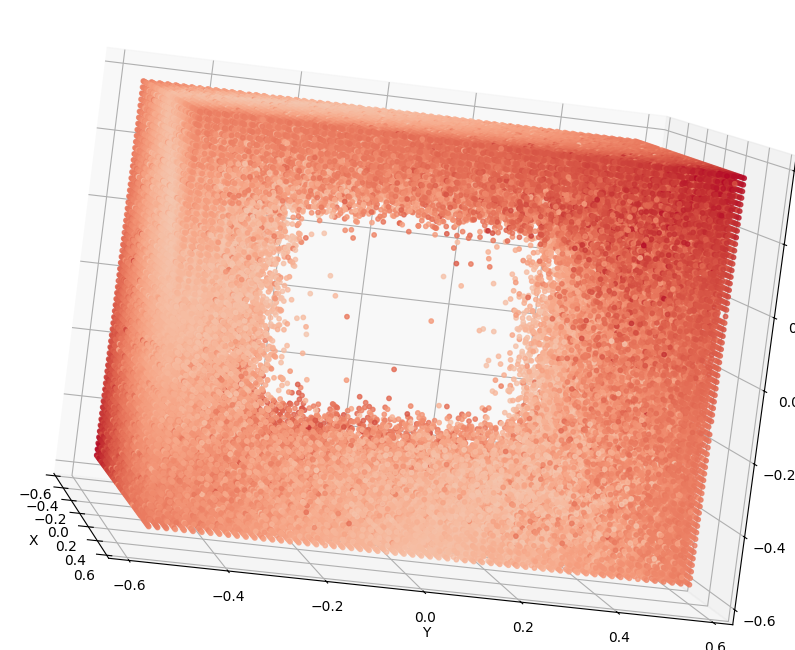
#> input picture build/fancy_3d.png, 1589 x 1299 px (shown at 1/2 size)
$ python lower_mem.py
#> lines starting #> are read from the running program, lines starting #| are printed output that depends on the picture
import os
from PIL import Image
import re

def lower_mem(input_dir, output_path="combined.png"):
    # 依次打开所有图片
    images = []
    for filename in os.listdir(input_dir):
        print("Processing", filename)
        # resized_X=-0.1.png
        if re.match(r"X=[+-]?\d+\.\d+\.png", filename):
            image = Image.open(os.path.join(input_dir, filename))
            print(f"Opened {filename}")
            # 调整图片尺寸（分辨率）
            new_size = (800, 600)  # 宽度和高度（像素）
            resized_image = image.resize(new_size)
            # 合并图片
            images.append(resized_image)
            # 保存图片（可以设置 DPI）
            # 文件名从png变成pdf
            import img2pdf
            new_filename = os.path.join(output_path, "resized_" + filename)
            new_filename_pdf = new_filename.replace(".png", ".pdf")
            with open(new_filename_pdf, "wb") as f:
                try:
                    f.write(img2pdf.convert(new_filename))
                except Exception as e:
                    print(f"Error converting {new_filename} to PDF: {e}")
                # f.write(img2pdf.convert(resized_image))
            # resized_image.save(new_filename, dpi=(300, 300))  # 设置 DPI 为 300
            print(f"Resized {filename} to {new_size}")

def low_mem_one_file(input_file, output_path="combined.png"):
    # 打开图片
#> called with input_file = 'fancy_3d.png', output_path = '../'
    image = Image.open(input_file)
#> image is the input picture: PIL image 1589x1299 RGBA; mean R, G, B, A 242.8, 203.1, 192, 255
    # 调整图片尺寸（分辨率）
    new_size = (800, 600)  # 宽度和高度（像素）
    import img2pdf
    resized_image = image.resize(new_size)
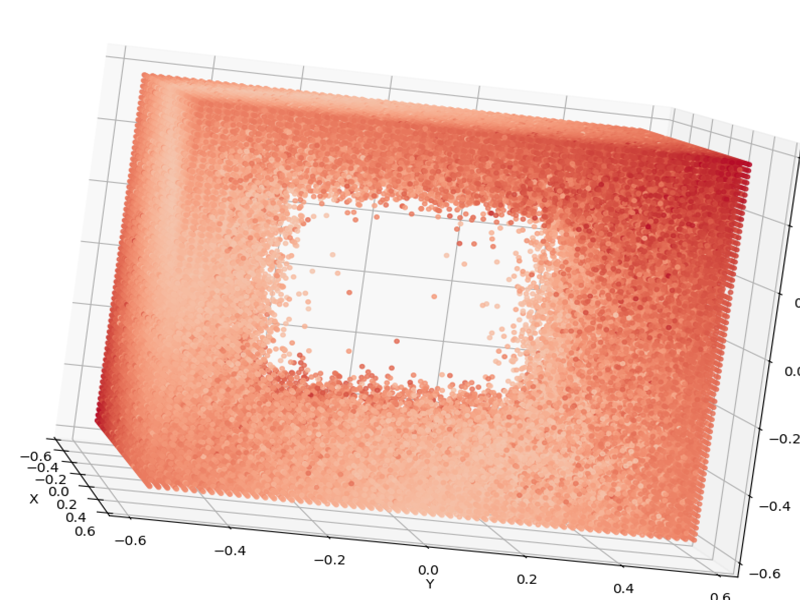
#> resized_image: PIL image 800x600 RGBA; mean R, G, B, A 242.7, 203.1, 192, 255
    # 保存图片（可以设置 DPI）
    # 文件名从png变成pdf
    new_filename = os.path.join(output_path, "resized_" + os.path.basename(input_file))
    new_filename_pdf = new_filename.replace(".png", ".pdf")
    with open(new_filename_pdf, "wb") as f:
        try:
            f.write(img2pdf.convert(input_file))
#> (this line was passed over: img2pdf is not available in this run)
        except Exception as e:
            print(f"Error converting {new_filename} to PDF: {e}")
        # f.write(img2pdf.convert(resized_image))


# 使用示例
if __name__ == "__main__":
    # [9 lines of commented-out code are left out]
    file_name = "fancy_3d.png"
    output_path = "../"
    low_mem_one_file(file_name, output_path)

$ run again, with build/running_time_128.png copied over build/fancy_3d.png
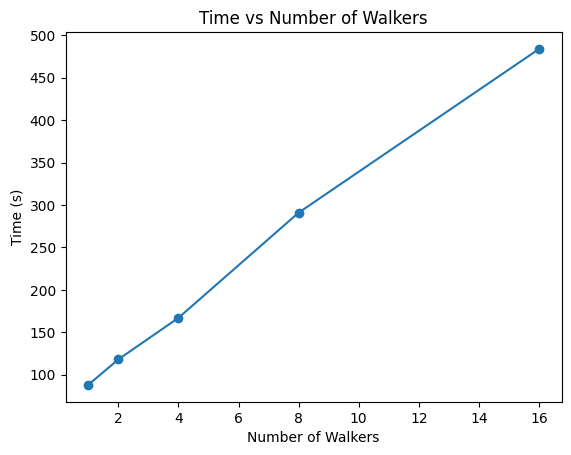
#> input picture build/running_time_128.png, 571 x 455 px
#> in low_mem_one_file, image is the input picture: PIL image 571x455 RGB; mean R, G, B 249.4, 249.9, 250.2
#> in low_mem_one_file, `resized_image = image.resize(new_size)`:
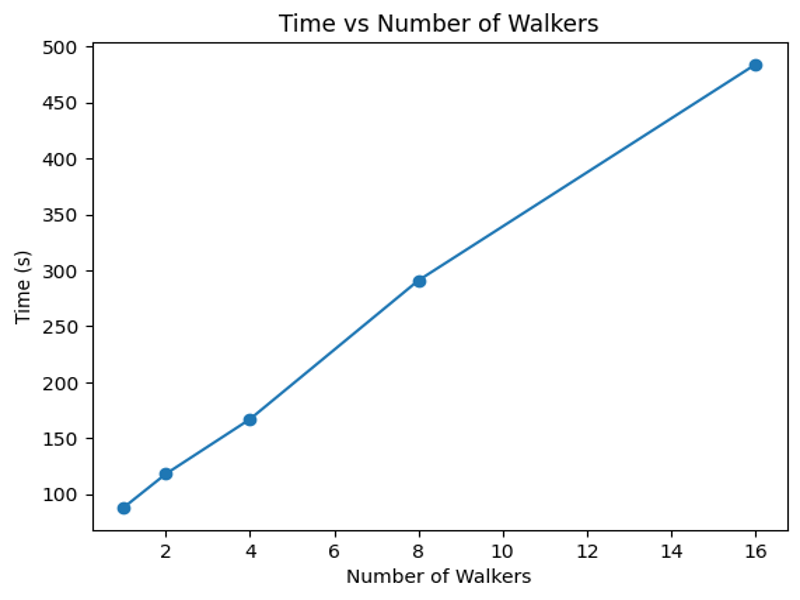
#> resized_image: PIL image 800x600 RGB; mean R, G, B 249.3, 249.8, 250.1
